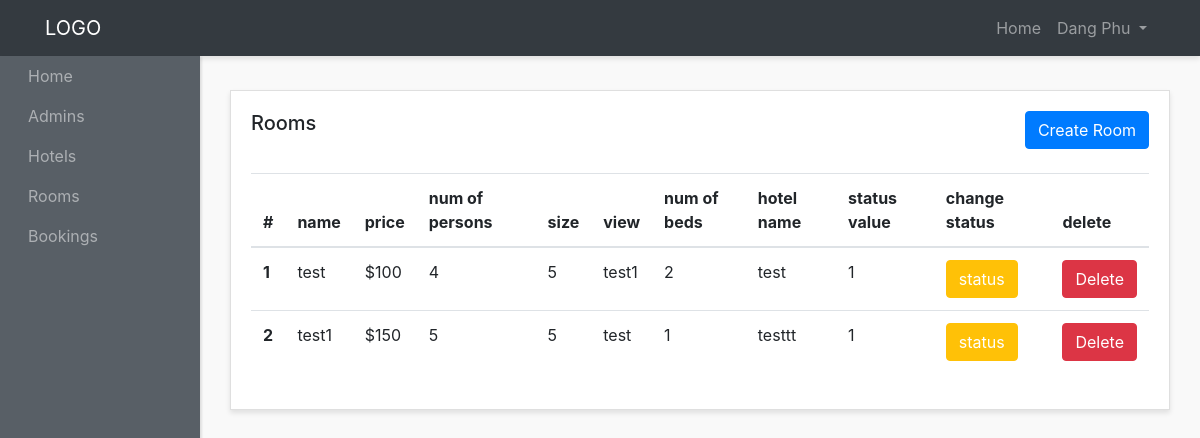
The page /admin-panel/rooms-admins/show-rooms.php (signed in) on the database as committed earlier.
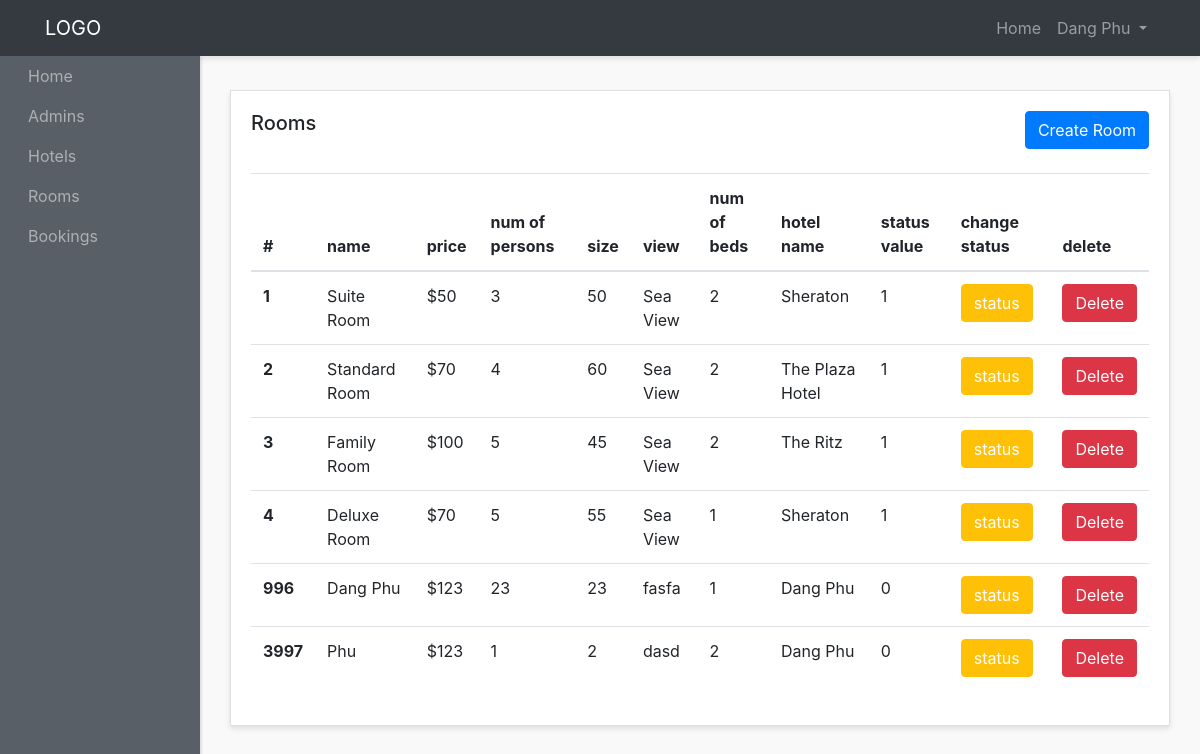
The same page on the database as committed later.
### tables this page shows
CREATE TABLE `rooms` (
  `id` int(5) NOT NULL,
  `name` varchar(200) NOT NULL,
  `image` varchar(200) NOT NULL,
  `price` int(10) NOT NULL,
  `num_person` int(5) NOT NULL,
  `size` int(5) NOT NULL,
  `view` varchar(200) NOT NULL,
  `num_beds` int(5) NOT NULL,
  `hotel_id` int(5) NOT NULL,
  `hotel_name` varchar(200) NOT NULL,
  `status` int(5) NOT NULL DEFAULT 1,
  `created_at` timestamp NOT NULL DEFAULT current_timestamp()
);

### admin-panel/rooms-admins/show-rooms.php (the view, shortened to what this page needs)
<?php require "../layouts/header.php" ; ?>
<?php require "../../config/config.php" ; ?>
<?php
  $rooms = $conn->query("SELECT * FROM rooms");
  $rooms->execute();
  $allRooms = $rooms->fetchAll(PDO::FETCH_OBJ);
?>
          <div class="row">
        <div class="col">
          <div class="card">
            <div class="card-body">
              <h5 class="card-title mb-4 d-inline">Rooms</h5>
             <a  href="create-rooms.php" class="btn btn-primary mb-4 text-center float-right">Create Room</a>
              <table class="table">
                <thead>
                  <tr>
                    <th scope="col">#</th>
                    <th scope="col">name</th>
                    <th scope="col">price</th>
                    <th scope="col">num of persons</th>
                    <th scope="col">size</th>
                    <th scope="col">view</th>
                    <th scope="col">num of beds</th>
                    <th scope="col">hotel name</th>
                    <th scope="col">status value</th>
                    <th scope="col">change status</th>
                    <th scope="col">delete</th>
                  </tr>
                </thead>
                <tbody>
                  <?php foreach($allRooms as $room) : ?>
                  <tr>
                    <th scope="row"> <?php echo $room->id ?></th>
                    <td><?php echo $room->name ?></td>
                    <td>$<?php echo $room->price ?></td>
                    <td><?php echo $room->num_person ?></td>
                    <td><?php echo $room->size ?></td>
                    <td><?php echo $room->view ?></td>
                    <td><?php echo $room->num_beds ?></td>
                    <td><?php echo $room->hotel_name ?></td>
                    <td><?php echo $room->status ?></td>
                    <td><a href="status-rooms.php?id=<?php echo $room->id;?>" class="btn btn-warning text-white text-center ">status</a></td>
                    <td><a href="delete-rooms.php?id=<?php echo $room->id;?>" class="btn btn-danger  text-center ">Delete</a></td>
                  </tr>
                  <?php endforeach;?>
                </tbody>
              </table>
            </div>
          </div>
        </div>
      </div>
<?php require "../layouts/footer.php" ; ?>

Rows that differ between the two databases and show on the page:
changed rooms id 1: name "test" → "Suite Room"; price "100" → "50"; num_person "4" → "3"; size "5" → "50"; view "test1" → "Sea View"; hotel_name "test" → "Sheraton"
changed rooms id 2: name "test1" → "Standard Room"; price "150" → "70"; num_person "5" → "4"; size "5" → "60"; view "test" → "Sea View"; num_beds "1" → "2"; hotel_name "testtt" → "The Plaza Hotel"
added rooms: id "3", name "Family Room", price "100", num_person "5", size "45", view "Sea View", num_beds "2", hotel_name "The Ritz", status "1"
added rooms: id "4", name "Deluxe Room", price "70", num_person "5", size "55", view "Sea View", num_beds "1", hotel_name "Sheraton", status "1"
added rooms: id "996", name "Dang Phu", price "123", num_person "23", size "23", view "fasfa", num_beds "1", hotel_name "Dang Phu", status "0"
added rooms: id "3997", name "Phu", price "123", num_person "1", size "2", view "dasd", num_beds "2", hotel_name "Dang Phu", status "0"
